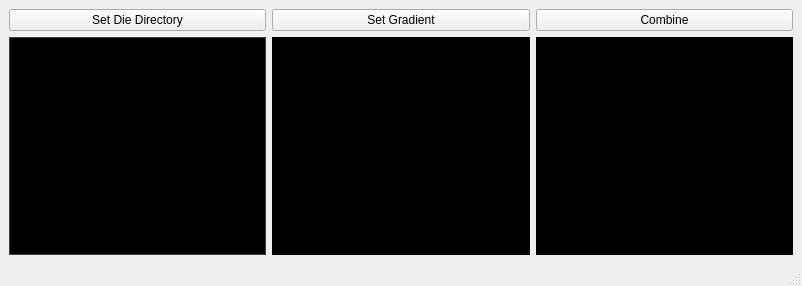
<?xml version="1.0" encoding="UTF-8"?>
<ui version="4.0">
 <class>MainWindow</class>
 <widget class="QMainWindow" name="MainWindow">
  <property name="geometry">
   <rect>
    <x>0</x>
    <y>0</y>
    <width>802</width>
    <height>286</height>
   </rect>
  </property>
  <property name="windowTitle">
   <string>MainWindow</string>
  </property>
  <widget class="QWidget" name="centralwidget">
   <layout class="QHBoxLayout" name="horizontalLayout">
    <item>
     <layout class="QVBoxLayout" name="verticalLayout">
      <item>
       <layout class="QHBoxLayout" name="horizontalLayout_2">
        <item>
         <widget class="QPushButton" name="setDieDirectoryButton">
          <property name="text">
           <string>Set Die Directory</string>
          </property>
         </widget>
        </item>
        <item>
         <widget class="QPushButton" name="setGradientButton">
          <property name="text">
           <string>Set Gradient</string>
          </property>
         </widget>
        </item>
        <item>
         <widget class="QPushButton" name="combineButton">
          <property name="text">
           <string>Combine</string>
          </property>
         </widget>
        </item>
       </layout>
      </item>
      <item>
       <layout class="QHBoxLayout" name="horizontalLayout_3">
        <item>
         <widget class="QGraphicsView" name="dieGraphicView">
          <property name="palette">
           <palette>
            <active>
             <colorrole role="WindowText">
              <brush brushstyle="SolidPattern">
               <color alpha="255">
                <red>255</red>
                <green>255</green>
                <blue>255</blue>
               </color>
              </brush>
             </colorrole>
             <colorrole role="Button">
              <brush brushstyle="SolidPattern">
               <color alpha="255">
                <red>83</red>
                <green>83</green>
                <blue>83</blue>
               </color>
              </brush>
             </colorrole>
             <colorrole role="Light">
              <brush brushstyle="SolidPattern">
               <color alpha="255">
                <red>124</red>
                <green>124</green>
                <blue>124</blue>
               </color>
              </brush>
             </colorrole>
             <colorrole role="Midlight">
              <brush brushstyle="SolidPattern">
               <color alpha="255">
                <red>103</red>
                <green>103</green>
                <blue>103</blue>
               </color>
              </brush>
             </colorrole>
             <colorrole role="Dark">
              <brush brushstyle="SolidPattern">
               <color alpha="255">
                <red>41</red>
                <green>41</green>
                <blue>41</blue>
               </color>
              </brush>
             </colorrole>
             <colorrole role="Mid">
              <brush brushstyle="SolidPattern">
               <color alpha="255">
                <red>55</red>
                <green>55</green>
                <blue>55</blue>
               </color>
              </brush>
             </colorrole>
             <colorrole role="Text">
              <brush brushstyle="SolidPattern">
               <color alpha="255">
                <red>255</red>
                <green>255</green>
                <blue>255</blue>
               </color>
              </brush>
             </colorrole>
             <colorrole role="BrightText">
              <brush brushstyle="SolidPattern">
               <color alpha="255">
                <red>255</red>
                <green>255</green>
                <blue>255</blue>
               </color>
              </brush>
             </colorrole>
             <colorrole role="ButtonText">
              <brush brushstyle="SolidPattern">
               <color alpha="255">
                <red>255</red>
                <green>255</green>
                <blue>255</blue>
               </color>
              </brush>
             </colorrole>
             <colorrole role="Base">
              <brush brushstyle="SolidPattern">
               <color alpha="255">
                <red>0</red>
                <green>0</green>
                <blue>0</blue>
               </color>
              </brush>
             </colorrole>
             <colorrole role="Window">
              <brush brushstyle="SolidPattern">
               <color alpha="255">
                <red>83</red>
                <green>83</green>
                <blue>83</blue>
               </color>
              </brush>
             </colorrole>
             <colorrole role="Shadow">
              <brush brushstyle="SolidPattern">
               <color alpha="255">
                <red>0</red>
                <green>0</green>
                <blue>0</blue>
               </color>
              </brush>
             </colorrole>
             <colorrole role="AlternateBase">
              <brush brushstyle="SolidPattern">
               <color alpha="255">
                <red>41</red>
                <green>41</green>
                <blue>41</blue>
               </color>
              </brush>
             </colorrole>
             <colorrole role="ToolTipBase">
              <brush brushstyle="SolidPattern">
               <color alpha="255">
                <red>255</red>
                <green>255</green>
                <blue>220</blue>
               </color>
              </brush>
             </colorrole>
             <colorrole role="ToolTipText">
              <brush brushstyle="SolidPattern">
               <color alpha="255">
                <red>0</red>
                <green>0</green>
                <blue>0</blue>
               </color>
              </brush>
             </colorrole>
             <colorrole role="PlaceholderText">
              <brush brushstyle="SolidPattern">
               <color alpha="128">
                <red>255</red>
                <green>255</green>
                <blue>255</blue>
               </color>
              </brush>
             </colorrole>
            </active>
            <inactive>
             <colorrole role="WindowText">
              <brush brushstyle="SolidPattern">
               <color alpha="255">
                <red>255</red>
                <green>255</green>
                <blue>255</blue>
               </color>
              </brush>
             </colorrole>
             <colorrole role="Button">
              <brush brushstyle="SolidPattern">
               <color alpha="255">
                <red>83</red>
                <green>83</green>
                <blue>83</blue>
               </color>
              </brush>
             </colorrole>
             <colorrole role="Light">
              <brush brushstyle="SolidPattern">
               <color alpha="255">
                <red>124</red>
                <green>124</green>
                <blue>124</blue>
               </color>
              </brush>
             </colorrole>
             <colorrole role="Midlight">
              <brush brushstyle="SolidPattern">
               <color alpha="255">
                <red>103</red>
                <green>103</green>
                <blue>103</blue>
               </color>
              </brush>
             </colorrole>
             <colorrole role="Dark">
              <brush brushstyle="SolidPattern">
               <color alpha="255">
                <red>41</red>
                <green>41</green>
                <blue>41</blue>
               </color>
              </brush>
             </colorrole>
             <colorrole role="Mid">
              <brush brushstyle="SolidPattern">
               <color alpha="255">
                <red>55</red>
                <green>55</green>
                <blue>55</blue>
               </color>
              </brush>
             </colorrole>
             <colorrole role="Text">
              <brush brushstyle="SolidPattern">
               <color alpha="255">
                <red>255</red>
                <green>255</green>
                <blue>255</blue>
               </color>
              </brush>
             </colorrole>
             <colorrole role="BrightText">
              <brush brushstyle="SolidPattern">
               <color alpha="255">
                <red>255</red>
                <green>255</green>
                <blue>255</blue>
               </color>
              </brush>
             </colorrole>
             <colorrole role="ButtonText">
              <brush brushstyle="SolidPattern">
               <color alpha="255">
                <red>255</red>
                <green>255</green>
                <blue>255</blue>
               </color>
              </brush>
             </colorrole>
             <colorrole role="Base">
              <brush brushstyle="SolidPattern">
               <color alpha="255">
                <red>0</red>
                <green>0</green>
                <blue>0</blue>
               </color>
              </brush>
             </colorrole>
             <colorrole role="Window">
              <brush brushstyle="SolidPattern">
               <color alpha="255">
                <red>83</red>
                <green>83</green>
                <blue>83</blue>
               </color>
              </brush>
             </colorrole>
             <colorrole role="Shadow">
              <brush brushstyle="SolidPattern">
               <color alpha="255">
                <red>0</red>
                <green>0</green>
                <blue>0</blue>
               </color>
              </brush>
             </colorrole>
             <colorrole role="AlternateBase">
              <brush brushstyle="SolidPattern">
               <color alpha="255">
                <red>41</red>
                <green>41</green>
                <blue>41</blue>
               </color>
              </brush>
             </colorrole>
             <colorrole role="ToolTipBase">
              <brush brushstyle="SolidPattern">
               <color alpha="255">
                <red>255</red>
                <green>255</green>
                <blue>220</blue>
               </color>
              </brush>
             </colorrole>
             <colorrole role="ToolTipText">
              <brush brushstyle="SolidPattern">
               <color alpha="255">
                <red>0</red>
                <green>0</green>
                <blue>0</blue>
               </color>
              </brush>
             </colorrole>
             <colorrole role="PlaceholderText">
              <brush brushstyle="SolidPattern">
               <color alpha="128">
                <red>255</red>
                <green>255</green>
                <blue>255</blue>
               </color>
              </brush>
             </colorrole>
            </inactive>
            <disabled>
             <colorrole role="WindowText">
              <brush brushstyle="SolidPattern">
               <color alpha="255">
                <red>41</red>
                <green>41</green>
                <blue>41</blue>
               </color>
              </brush>
             </colorrole>
             <colorrole role="Button">
              <brush brushstyle="SolidPattern">
               <color alpha="255">
                <red>83</red>
                <green>83</green>
                <blue>83</blue>
               </color>
              </brush>
             </colorrole>
             <colorrole role="Light">
              <brush brushstyle="SolidPattern">
               <color alpha="255">
                <red>124</red>
                <green>124</green>
                <blue>124</blue>
               </color>
              </brush>
             </colorrole>
             <colorrole role="Midlight">
              <brush brushstyle="SolidPattern">
               <color alpha="255">
                <red>103</red>
                <green>103</green>
                <blue>103</blue>
               </color>
              </brush>
             </colorrole>
             <colorrole role="Dark">
              <brush brushstyle="SolidPattern">
               <color alpha="255">
                <red>41</red>
                <green>41</green>
                <blue>41</blue>
               </color>
              </brush>
             </colorrole>
             <colorrole role="Mid">
              <brush brushstyle="SolidPattern">
               <color alpha="255">
                <red>55</red>
                <green>55</green>
                <blue>55</blue>
               </color>
              </brush>
             </colorrole>
             <colorrole role="Text">
              <brush brushstyle="SolidPattern">
               <color alpha="255">
                <red>41</red>
                <green>41</green>
                <blue>41</blue>
               </color>
              </brush>
             </colorrole>
             <colorrole role="BrightText">
              <brush brushstyle="SolidPattern">
               <color alpha="255">
                <red>255</red>
                <green>255</green>
                <blue>255</blue>
               </color>
              </brush>
             </colorrole>
             <colorrole role="ButtonText">
              <brush brushstyle="SolidPattern">
               <color alpha="255">
                <red>41</red>
                <green>41</green>
                <blue>41</blue>
               </color>
              </brush>
             </colorrole>
             <colorrole role="Base">
              <brush brushstyle="SolidPattern">
               <color alpha="255">
                <red>83</red>
                <green>83</green>
                <blue>83</blue>
               </color>
              </brush>
             </colorrole>
             <colorrole role="Window">
              <brush brushstyle="SolidPattern">
               <color alpha="255">
                <red>83</red>
                <green>83</green>
                <blue>83</blue>
               </color>
              </brush>
             </colorrole>
             <colorrole role="Shadow">
              <brush brushstyle="SolidPattern">
               <color alpha="255">
                <red>0</red>
                <green>0</green>
                <blue>0</blue>
               </color>
              </brush>
             </colorrole>
             <colorrole role="AlternateBase">
              <brush brushstyle="SolidPattern">
               <color alpha="255">
                <red>83</red>
                <green>83</green>
                <blue>83</blue>
               </color>
              </brush>
             </colorrole>
             <colorrole role="ToolTipBase">
              <brush brushstyle="SolidPattern">
               <color alpha="255">
                <red>255</red>
                <green>255</green>
                <blue>220</blue>
               </color>
              </brush>
             </colorrole>
             <colorrole role="ToolTipText">
              <brush brushstyle="SolidPattern">
               <color alpha="255">
                <red>0</red>
                <green>0</green>
                <blue>0</blue>
               </color>
              </brush>
             </colorrole>
             <colorrole role="PlaceholderText">
              <brush brushstyle="SolidPattern">
               <color alpha="128">
                <red>255</red>
                <green>255</green>
                <blue>255</blue>
               </color>
              </brush>
             </colorrole>
            </disabled>
           </palette>
          </property>
         </widget>
        </item>
        <item>
         <widget class="QGraphicsView" name="gradientGraphicView">
          <property name="palette">
           <palette>
            <active>
             <colorrole role="WindowText">
              <brush brushstyle="SolidPattern">
               <color alpha="255">
                <red>255</red>
                <green>255</green>
                <blue>255</blue>
               </color>
              </brush>
             </colorrole>
             <colorrole role="Button">
              <brush brushstyle="SolidPattern">
               <color alpha="255">
                <red>0</red>
                <green>0</green>
                <blue>0</blue>
               </color>
              </brush>
             </colorrole>
             <colorrole role="Light">
              <brush brushstyle="SolidPattern">
               <color alpha="255">
                <red>0</red>
                <green>0</green>
                <blue>0</blue>
               </color>
              </brush>
             </colorrole>
             <colorrole role="Midlight">
              <brush brushstyle="SolidPattern">
               <color alpha="255">
                <red>0</red>
                <green>0</green>
                <blue>0</blue>
               </color>
              </brush>
             </colorrole>
             <colorrole role="Dark">
              <brush brushstyle="SolidPattern">
               <color alpha="255">
                <red>0</red>
                <green>0</green>
                <blue>0</blue>
               </color>
              </brush>
             </colorrole>
             <colorrole role="Mid">
              <brush brushstyle="SolidPattern">
               <color alpha="255">
                <red>0</red>
                <green>0</green>
                <blue>0</blue>
               </color>
              </brush>
             </colorrole>
             <colorrole role="Text">
              <brush brushstyle="SolidPattern">
               <color alpha="255">
                <red>255</red>
                <green>255</green>
                <blue>255</blue>
               </color>
              </brush>
             </colorrole>
             <colorrole role="BrightText">
              <brush brushstyle="SolidPattern">
               <color alpha="255">
                <red>255</red>
                <green>255</green>
                <blue>255</blue>
               </color>
              </brush>
             </colorrole>
             <colorrole role="ButtonText">
              <brush brushstyle="SolidPattern">
               <color alpha="255">
                <red>255</red>
                <green>255</green>
                <blue>255</blue>
               </color>
              </brush>
             </colorrole>
             <colorrole role="Base">
              <brush brushstyle="SolidPattern">
               <color alpha="255">
                <red>0</red>
                <green>0</green>
                <blue>0</blue>
               </color>
              </brush>
             </colorrole>
             <colorrole role="Window">
              <brush brushstyle="SolidPattern">
               <color alpha="255">
                <red>0</red>
                <green>0</green>
                <blue>0</blue>
               </color>
              </brush>
             </colorrole>
             <colorrole role="Shadow">
              <brush brushstyle="SolidPattern">
               <color alpha="255">
                <red>0</red>
                <green>0</green>
                <blue>0</blue>
               </color>
              </brush>
             </colorrole>
             <colorrole role="AlternateBase">
              <brush brushstyle="SolidPattern">
               <color alpha="255">
                <red>0</red>
                <green>0</green>
                <blue>0</blue>
               </color>
              </brush>
             </colorrole>
             <colorrole role="ToolTipBase">
              <brush brushstyle="SolidPattern">
               <color alpha="255">
                <red>255</red>
                <green>255</green>
                <blue>220</blue>
               </color>
              </brush>
             </colorrole>
             <colorrole role="ToolTipText">
              <brush brushstyle="SolidPattern">
               <color alpha="255">
                <red>0</red>
                <green>0</green>
                <blue>0</blue>
               </color>
              </brush>
             </colorrole>
             <colorrole role="PlaceholderText">
              <brush brushstyle="SolidPattern">
               <color alpha="128">
                <red>255</red>
                <green>255</green>
                <blue>255</blue>
               </color>
              </brush>
             </colorrole>
            </active>
            <inactive>
             <colorrole role="WindowText">
              <brush brushstyle="SolidPattern">
               <color alpha="255">
                <red>255</red>
                <green>255</green>
                <blue>255</blue>
               </color>
              </brush>
             </colorrole>
             <colorrole role="Button">
              <brush brushstyle="SolidPattern">
               <color alpha="255">
                <red>0</red>
                <green>0</green>
                <blue>0</blue>
               </color>
              </brush>
             </colorrole>
             <colorrole role="Light">
              <brush brushstyle="SolidPattern">
               <color alpha="255">
                <red>0</red>
                <green>0</green>
                <blue>0</blue>
               </color>
              </brush>
             </colorrole>
             <colorrole role="Midlight">
              <brush brushstyle="SolidPattern">
               <color alpha="255">
                <red>0</red>
                <green>0</green>
                <blue>0</blue>
               </color>
              </brush>
             </colorrole>
             <colorrole role="Dark">
              <brush brushstyle="SolidPattern">
               <color alpha="255">
                <red>0</red>
                <green>0</green>
                <blue>0</blue>
               </color>
              </brush>
             </colorrole>
             <colorrole role="Mid">
              <brush brushstyle="SolidPattern">
               <color alpha="255">
                <red>0</red>
                <green>0</green>
                <blue>0</blue>
               </color>
              </brush>
             </colorrole>
             <colorrole role="Text">
              <brush brushstyle="SolidPattern">
               <color alpha="255">
                <red>255</red>
                <green>255</green>
                <blue>255</blue>
               </color>
              </brush>
             </colorrole>
             <colorrole role="BrightText">
              <brush brushstyle="SolidPattern">
               <color alpha="255">
                <red>255</red>
                <green>255</green>
                <blue>255</blue>
               </color>
              </brush>
             </colorrole>
             <colorrole role="ButtonText">
              <brush brushstyle="SolidPattern">
               <color alpha="255">
                <red>255</red>
                <green>255</green>
                <blue>255</blue>
               </color>
              </brush>
             </colorrole>
             <colorrole role="Base">
              <brush brushstyle="SolidPattern">
               <color alpha="255">
                <red>0</red>
                <green>0</green>
                <blue>0</blue>
               </color>
              </brush>
             </colorrole>
             <colorrole role="Window">
              <brush brushstyle="SolidPattern">
               <color alpha="255">
                <red>0</red>
                <green>0</green>
                <blue>0</blue>
               </color>
              </brush>
             </colorrole>
             <colorrole role="Shadow">
              <brush brushstyle="SolidPattern">
               <color alpha="255">
                <red>0</red>
                <green>0</green>
                <blue>0</blue>
               </color>
              </brush>
             </colorrole>
             <colorrole role="AlternateBase">
              <brush brushstyle="SolidPattern">
               <color alpha="255">
                <red>0</red>
                <green>0</green>
                <blue>0</blue>
               </color>
              </brush>
             </colorrole>
             <colorrole role="ToolTipBase">
              <brush brushstyle="SolidPattern">
               <color alpha="255">
                <red>255</red>
                <green>255</green>
                <blue>220</blue>
               </color>
              </brush>
             </colorrole>
             <colorrole role="ToolTipText">
              <brush brushstyle="SolidPattern">
               <color alpha="255">
                <red>0</red>
                <green>0</green>
                <blue>0</blue>
               </color>
              </brush>
             </colorrole>
             <colorrole role="PlaceholderText">
              <brush brushstyle="SolidPattern">
               <color alpha="128">
                <red>255</red>
                <green>255</green>
                <blue>255</blue>
               </color>
              </brush>
             </colorrole>
            </inactive>
            <disabled>
             <colorrole role="WindowText">
              <brush brushstyle="SolidPattern">
               <color alpha="255">
                <red>0</red>
                <green>0</green>
                <blue>0</blue>
               </color>
              </brush>
             </colorrole>
             <colorrole role="Button">
              <brush brushstyle="SolidPattern">
               <color alpha="255">
                <red>0</red>
                <green>0</green>
                <blue>0</blue>
               </color>
              </brush>
             </colorrole>
             <colorrole role="Light">
              <brush brushstyle="SolidPattern">
               <color alpha="255">
                <red>0</red>
                <green>0</green>
                <blue>0</blue>
               </color>
              </brush>
             </colorrole>
             <colorrole role="Midlight">
              <brush brushstyle="SolidPattern">
               <color alpha="255">
                <red>0</red>
                <green>0</green>
                <blue>0</blue>
               </color>
              </brush>
             </colorrole>
             <colorrole role="Dark">
              <brush brushstyle="SolidPattern">
               <color alpha="255">
                <red>0</red>
                <green>0</green>
                <blue>0</blue>
               </color>
              </brush>
             </colorrole>
             <colorrole role="Mid">
              <brush brushstyle="SolidPattern">
               <color alpha="255">
                <red>0</red>
                <green>0</green>
                <blue>0</blue>
               </color>
              </brush>
             </colorrole>
             <colorrole role="Text">
              <brush brushstyle="SolidPattern">
               <color alpha="255">
                <red>0</red>
                <green>0</green>
                <blue>0</blue>
               </color>
              </brush>
             </colorrole>
             <colorrole role="BrightText">
              <brush brushstyle="SolidPattern">
               <color alpha="255">
                <red>255</red>
                <green>255</green>
                <blue>255</blue>
               </color>
              </brush>
             </colorrole>
             <colorrole role="ButtonText">
              <brush brushstyle="SolidPattern">
               <color alpha="255">
                <red>0</red>
                <green>0</green>
                <blue>0</blue>
               </color>
              </brush>
             </colorrole>
             <colorrole role="Base">
              <brush brushstyle="SolidPattern">
               <color alpha="255">
                <red>0</red>
                <green>0</green>
                <blue>0</blue>
               </color>
              </brush>
             </colorrole>
             <colorrole role="Window">
              <brush brushstyle="SolidPattern">
               <color alpha="255">
                <red>0</red>
                <green>0</green>
                <blue>0</blue>
               </color>
              </brush>
             </colorrole>
             <colorrole role="Shadow">
              <brush brushstyle="SolidPattern">
               <color alpha="255">
                <red>0</red>
                <green>0</green>
                <blue>0</blue>
               </color>
              </brush>
             </colorrole>
             <colorrole role="AlternateBase">
              <brush brushstyle="SolidPattern">
               <color alpha="255">
                <red>0</red>
                <green>0</green>
                <blue>0</blue>
               </color>
              </brush>
             </colorrole>
             <colorrole role="ToolTipBase">
              <brush brushstyle="SolidPattern">
               <color alpha="255">
                <red>255</red>
                <green>255</green>
                <blue>220</blue>
               </color>
              </brush>
             </colorrole>
             <colorrole role="ToolTipText">
              <brush brushstyle="SolidPattern">
               <color alpha="255">
                <red>0</red>
                <green>0</green>
                <blue>0</blue>
               </color>
              </brush>
             </colorrole>
             <colorrole role="PlaceholderText">
              <brush brushstyle="SolidPattern">
               <color alpha="128">
                <red>255</red>
                <green>255</green>
                <blue>255</blue>
               </color>
              </brush>
             </colorrole>
            </disabled>
           </palette>
          </property>
         </widget>
        </item>
        <item>
         <widget class="QGraphicsView" name="modifiedDieGraphicView">
          <property name="palette">
           <palette>
            <active>
             <colorrole role="WindowText">
              <brush brushstyle="SolidPattern">
               <color alpha="255">
                <red>255</red>
                <green>255</green>
                <blue>255</blue>
               </color>
              </brush>
             </colorrole>
             <colorrole role="Button">
              <brush brushstyle="SolidPattern">
               <color alpha="255">
                <red>0</red>
                <green>0</green>
                <blue>0</blue>
               </color>
              </brush>
             </colorrole>
             <colorrole role="Light">
              <brush brushstyle="SolidPattern">
               <color alpha="255">
                <red>0</red>
                <green>0</green>
                <blue>0</blue>
               </color>
              </brush>
             </colorrole>
             <colorrole role="Midlight">
              <brush brushstyle="SolidPattern">
               <color alpha="255">
                <red>0</red>
                <green>0</green>
                <blue>0</blue>
               </color>
              </brush>
             </colorrole>
             <colorrole role="Dark">
              <brush brushstyle="SolidPattern">
               <color alpha="255">
                <red>0</red>
                <green>0</green>
                <blue>0</blue>
               </color>
              </brush>
             </colorrole>
             <colorrole role="Mid">
              <brush brushstyle="SolidPattern">
               <color alpha="255">
                <red>0</red>
                <green>0</green>
                <blue>0</blue>
               </color>
              </brush>
             </colorrole>
             <colorrole role="Text">
              <brush brushstyle="SolidPattern">
               <color alpha="255">
                <red>255</red>
                <green>255</green>
                <blue>255</blue>
               </color>
              </brush>
             </colorrole>
             <colorrole role="BrightText">
              <brush brushstyle="SolidPattern">
               <color alpha="255">
                <red>255</red>
                <green>255</green>
                <blue>255</blue>
               </color>
              </brush>
             </colorrole>
             <colorrole role="ButtonText">
              <brush brushstyle="SolidPattern">
               <color alpha="255">
                <red>255</red>
                <green>255</green>
                <blue>255</blue>
               </color>
              </brush>
             </colorrole>
             <colorrole role="Base">
              <brush brushstyle="SolidPattern">
               <color alpha="255">
                <red>0</red>
                <green>0</green>
                <blue>0</blue>
               </color>
              </brush>
             </colorrole>
             <colorrole role="Window">
              <brush brushstyle="SolidPattern">
               <color alpha="255">
                <red>0</red>
                <green>0</green>
                <blue>0</blue>
               </color>
              </brush>
             </colorrole>
             <colorrole role="Shadow">
              <brush brushstyle="SolidPattern">
               <color alpha="255">
                <red>0</red>
                <green>0</green>
                <blue>0</blue>
               </color>
              </brush>
             </colorrole>
             <colorrole role="AlternateBase">
              <brush brushstyle="SolidPattern">
               <color alpha="255">
                <red>0</red>
                <green>0</green>
                <blue>0</blue>
               </color>
              </brush>
             </colorrole>
             <colorrole role="ToolTipBase">
              <brush brushstyle="SolidPattern">
               <color alpha="255">
                <red>255</red>
                <green>255</green>
                <blue>220</blue>
               </color>
              </brush>
             </colorrole>
             <colorrole role="ToolTipText">
              <brush brushstyle="SolidPattern">
               <color alpha="255">
                <red>0</red>
                <green>0</green>
                <blue>0</blue>
               </color>
              </brush>
             </colorrole>
             <colorrole role="PlaceholderText">
              <brush brushstyle="SolidPattern">
               <color alpha="128">
                <red>255</red>
                <green>255</green>
                <blue>255</blue>
               </color>
              </brush>
             </colorrole>
            </active>
            <inactive>
             <colorrole role="WindowText">
              <brush brushstyle="SolidPattern">
               <color alpha="255">
                <red>255</red>
                <green>255</green>
                <blue>255</blue>
               </color>
              </brush>
             </colorrole>
             <colorrole role="Button">
              <brush brushstyle="SolidPattern">
               <color alpha="255">
                <red>0</red>
                <green>0</green>
                <blue>0</blue>
               </color>
              </brush>
             </colorrole>
             <colorrole role="Light">
              <brush brushstyle="SolidPattern">
               <color alpha="255">
                <red>0</red>
                <green>0</green>
                <blue>0</blue>
               </color>
              </brush>
             </colorrole>
             <colorrole role="Midlight">
              <brush brushstyle="SolidPattern">
               <color alpha="255">
                <red>0</red>
                <green>0</green>
                <blue>0</blue>
               </color>
              </brush>
             </colorrole>
             <colorrole role="Dark">
              <brush brushstyle="SolidPattern">
               <color alpha="255">
                <red>0</red>
                <green>0</green>
                <blue>0</blue>
               </color>
              </brush>
             </colorrole>
             <colorrole role="Mid">
              <brush brushstyle="SolidPattern">
               <color alpha="255">
                <red>0</red>
                <green>0</green>
                <blue>0</blue>
               </color>
              </brush>
             </colorrole>
             <colorrole role="Text">
              <brush brushstyle="SolidPattern">
               <color alpha="255">
                <red>255</red>
                <green>255</green>
                <blue>255</blue>
               </color>
              </brush>
             </colorrole>
             <colorrole role="BrightText">
              <brush brushstyle="SolidPattern">
               <color alpha="255">
                <red>255</red>
                <green>255</green>
                <blue>255</blue>
               </color>
              </brush>
             </colorrole>
             <colorrole role="ButtonText">
              <brush brushstyle="SolidPattern">
               <color alpha="255">
                <red>255</red>
                <green>255</green>
                <blue>255</blue>
               </color>
              </brush>
             </colorrole>
             <colorrole role="Base">
              <brush brushstyle="SolidPattern">
               <color alpha="255">
                <red>0</red>
                <green>0</green>
                <blue>0</blue>
               </color>
              </brush>
             </colorrole>
             <colorrole role="Window">
              <brush brushstyle="SolidPattern">
               <color alpha="255">
                <red>0</red>
                <green>0</green>
                <blue>0</blue>
               </color>
              </brush>
             </colorrole>
             <colorrole role="Shadow">
              <brush brushstyle="SolidPattern">
               <color alpha="255">
                <red>0</red>
                <green>0</green>
                <blue>0</blue>
               </color>
              </brush>
             </colorrole>
             <colorrole role="AlternateBase">
              <brush brushstyle="SolidPattern">
               <color alpha="255">
                <red>0</red>
                <green>0</green>
                <blue>0</blue>
               </color>
              </brush>
             </colorrole>
             <colorrole role="ToolTipBase">
              <brush brushstyle="SolidPattern">
               <color alpha="255">
                <red>255</red>
                <green>255</green>
                <blue>220</blue>
               </color>
              </brush>
             </colorrole>
             <colorrole role="ToolTipText">
              <brush brushstyle="SolidPattern">
               <color alpha="255">
                <red>0</red>
                <green>0</green>
                <blue>0</blue>
               </color>
              </brush>
             </colorrole>
             <colorrole role="PlaceholderText">
              <brush brushstyle="SolidPattern">
               <color alpha="128">
                <red>255</red>
                <green>255</green>
                <blue>255</blue>
               </color>
              </brush>
             </colorrole>
            </inactive>
            <disabled>
             <colorrole role="WindowText">
              <brush brushstyle="SolidPattern">
               <color alpha="255">
                <red>0</red>
                <green>0</green>
                <blue>0</blue>
               </color>
              </brush>
             </colorrole>
             <colorrole role="Button">
              <brush brushstyle="SolidPattern">
               <color alpha="255">
                <red>0</red>
                <green>0</green>
                <blue>0</blue>
               </color>
              </brush>
             </colorrole>
             <colorrole role="Light">
              <brush brushstyle="SolidPattern">
               <color alpha="255">
                <red>0</red>
                <green>0</green>
                <blue>0</blue>
               </color>
              </brush>
             </colorrole>
             <colorrole role="Midlight">
              <brush brushstyle="SolidPattern">
               <color alpha="255">
                <red>0</red>
                <green>0</green>
                <blue>0</blue>
               </color>
              </brush>
             </colorrole>
             <colorrole role="Dark">
              <brush brushstyle="SolidPattern">
               <color alpha="255">
                <red>0</red>
                <green>0</green>
                <blue>0</blue>
               </color>
              </brush>
             </colorrole>
             <colorrole role="Mid">
              <brush brushstyle="SolidPattern">
               <color alpha="255">
                <red>0</red>
                <green>0</green>
                <blue>0</blue>
               </color>
              </brush>
             </colorrole>
             <colorrole role="Text">
              <brush brushstyle="SolidPattern">
               <color alpha="255">
                <red>0</red>
                <green>0</green>
                <blue>0</blue>
               </color>
              </brush>
             </colorrole>
             <colorrole role="BrightText">
              <brush brushstyle="SolidPattern">
               <color alpha="255">
                <red>255</red>
                <green>255</green>
                <blue>255</blue>
               </color>
              </brush>
             </colorrole>
             <colorrole role="ButtonText">
              <brush brushstyle="SolidPattern">
               <color alpha="255">
                <red>0</red>
                <green>0</green>
                <blue>0</blue>
               </color>
              </brush>
             </colorrole>
             <colorrole role="Base">
              <brush brushstyle="SolidPattern">
               <color alpha="255">
                <red>0</red>
                <green>0</green>
                <blue>0</blue>
               </color>
              </brush>
             </colorrole>
             <colorrole role="Window">
              <brush brushstyle="SolidPattern">
               <color alpha="255">
                <red>0</red>
                <green>0</green>
                <blue>0</blue>
               </color>
              </brush>
             </colorrole>
             <colorrole role="Shadow">
              <brush brushstyle="SolidPattern">
               <color alpha="255">
                <red>0</red>
                <green>0</green>
                <blue>0</blue>
               </color>
              </brush>
             </colorrole>
             <colorrole role="AlternateBase">
              <brush brushstyle="SolidPattern">
               <color alpha="255">
                <red>0</red>
                <green>0</green>
                <blue>0</blue>
               </color>
              </brush>
             </colorrole>
             <colorrole role="ToolTipBase">
              <brush brushstyle="SolidPattern">
               <color alpha="255">
                <red>255</red>
                <green>255</green>
                <blue>220</blue>
               </color>
              </brush>
             </colorrole>
             <colorrole role="ToolTipText">
              <brush brushstyle="SolidPattern">
               <color alpha="255">
                <red>0</red>
                <green>0</green>
                <blue>0</blue>
               </color>
              </brush>
             </colorrole>
             <colorrole role="PlaceholderText">
              <brush brushstyle="SolidPattern">
               <color alpha="128">
                <red>255</red>
                <green>255</green>
                <blue>255</blue>
               </color>
              </brush>
             </colorrole>
            </disabled>
           </palette>
          </property>
         </widget>
        </item>
       </layout>
      </item>
     </layout>
    </item>
   </layout>
  </widget>
  <widget class="QMenuBar" name="menubar">
   <property name="geometry">
    <rect>
     <x>0</x>
     <y>0</y>
     <width>802</width>
     <height>21</height>
    </rect>
   </property>
  </widget>
  <widget class="QStatusBar" name="statusbar"/>
 </widget>
 <resources/>
 <connections/>
</ui>
